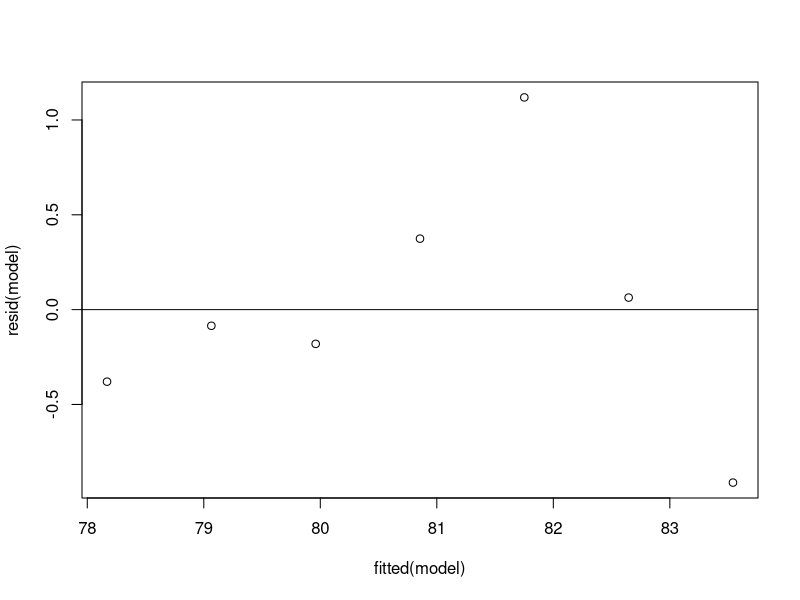
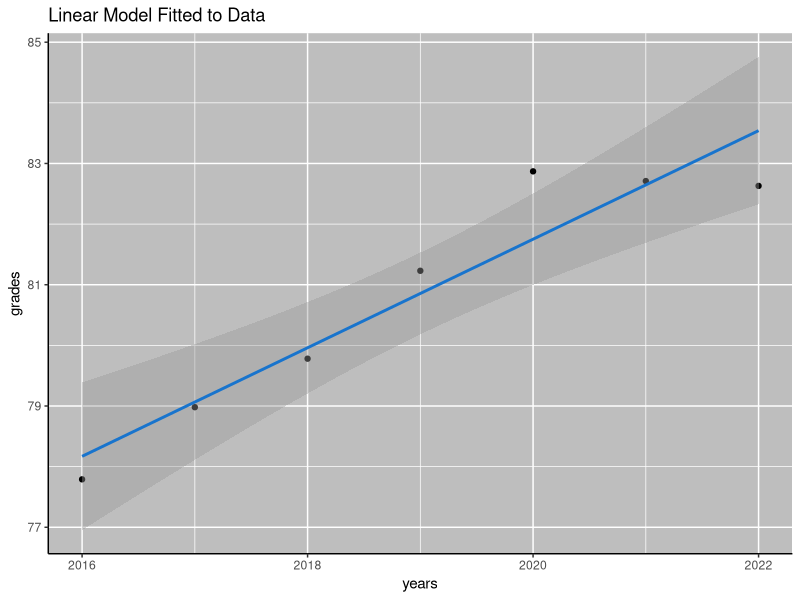

Reproduce these figures in R, in order.
install.packages("ggplot2", dependencies=TRUE)
library(ggplot2)

#change
predicted_year <- 2023

#create data frame
#the 2015 data was removed from grades column as it was an OUTLIER
years <- seq(from = 2016, to = 2022, by = 1)
grades <- c(78.3, 79.4, 80.2, 81.72, 83.53, 82.93,83)

df <- data.frame(years, grades)

#initial plot before optimization
plot <- ggplot(data = df, aes(x = years, y = grades)) +
geom_point() +
stat_smooth(method = "lm", col = "dodgerblue3") +
theme(panel.background = element_rect(fill = "gray"),
axis.line.x=element_line(),
axis.line.y=element_line()) +
ggtitle("Linear Model Fitted to Data")

print("calculate...")
#continously rounding the averages to find the best fit
decrease_err <- function(p) {
    #contiously change the data
    models <- lm(grades ~ years, data=df)

    res <- summary(models)$residuals
    dist <- which(abs(res)>0.5)

    for (i in dist) {
        grades[i] <- grades[i]+p
    }

    df2 <- data.frame(years, grades)
    model3 <- lm(grades ~ years, data=df2)
    return(model3)
}

# print(sqrt(diag(vcov(decrease_err(-0.51)))))

#finding the model with the minimum error
find_min <- function() {
    vec <- seq(-1, 1, by = 0.01)
    res <- c()
    for (v in vec) {
        res <- c(res, sqrt(diag(vcov(decrease_err(v))))[1]+sqrt(diag(vcov(decrease_err(v))))[2])
    }

    return(vec[which.min(res)])
}

#update grades
for (i in 1:length(grades)) {
    grades[i] <- grades[i]+find_min()
}

#prediction

df_f <- data.frame(years, grades)
model <- lm(grades ~ years, data=df_f)
pred <- predict(model, data.frame(years=predicted_year))

#final plot
plot_f <- ggplot(data = df_f, aes(x = years, y = grades)) +
geom_point() +
stat_smooth(method = "lm", col = "dodgerblue3") +
theme(panel.background = element_rect(fill = "gray"),
axis.line.x=element_line(),
axis.line.y=element_line()) +
ggtitle("Linear Model Fitted to Data")

result <- paste("Cutoff for year 2023: ", as.character(pred), sep = "")
print(result)
print(plot(fitted(model), resid(model)))
abline(0,0)
print(plot_f)
